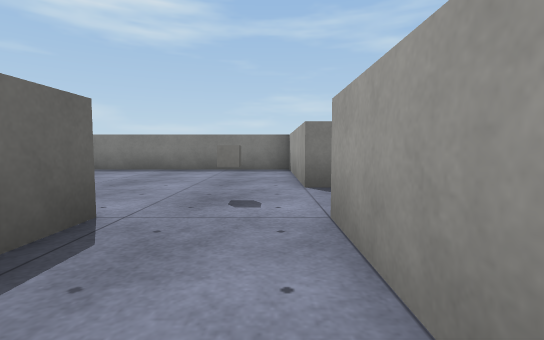
[1] (above)

16 first-person views from a walk through a Unity game level. The camera is 0.58 m above the floor, tilts 4° down and sees 85° across. The floor is counted in squares, 1 m on a side. Each view is taken from the middle of a square. On the plan, view 1 faces up. The plan holds only what a view shows up to about 9 squares ahead; the rest is blank. The place goes on beyond the plan. Surface patterns are stand-ins for the level's own textures.

[2]
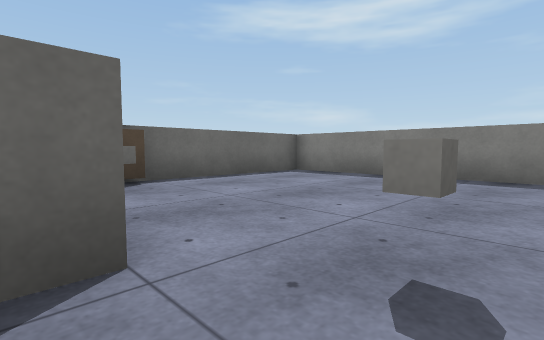

[3]
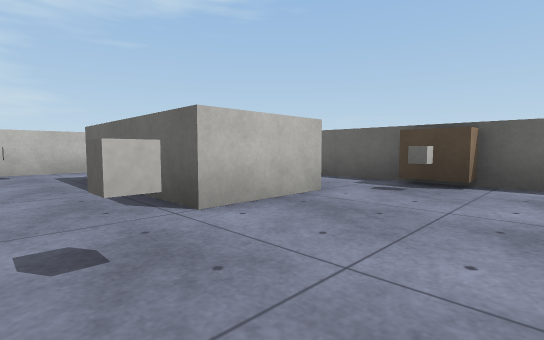

[4]
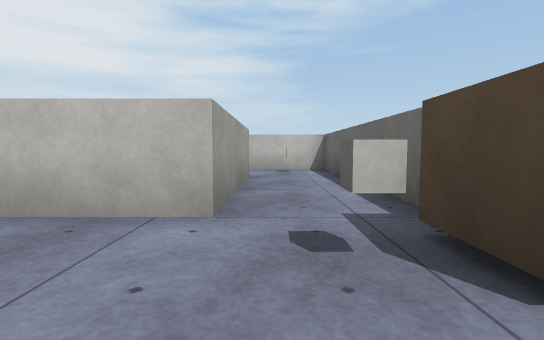

[5]
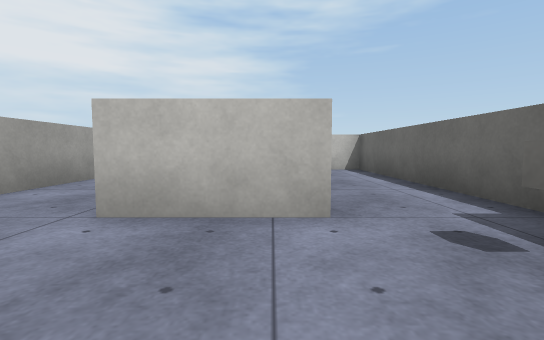

[6]
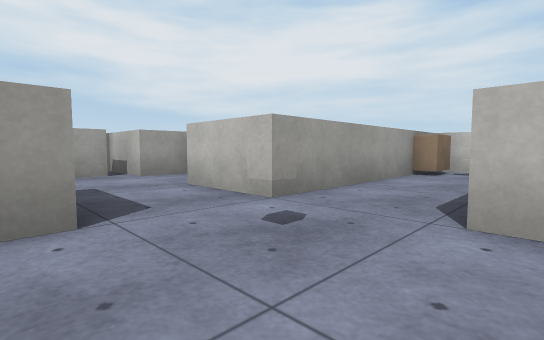

[7]
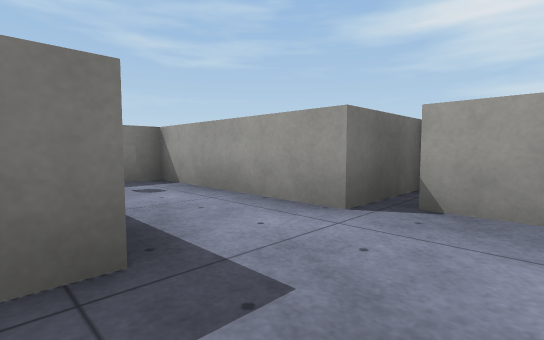

[8]
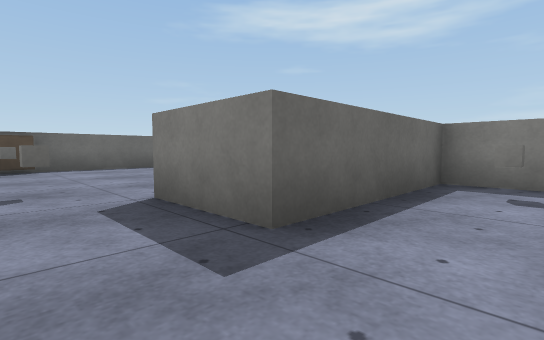

[9]
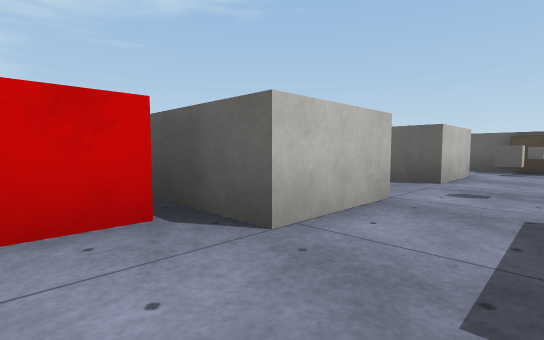

[10]
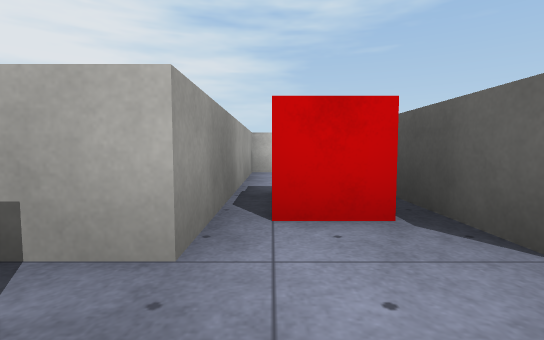

[11]
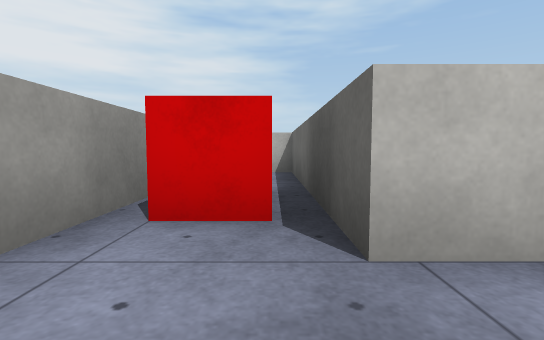

[12]
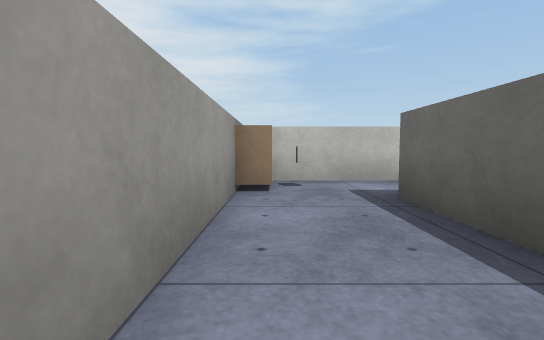

[13]
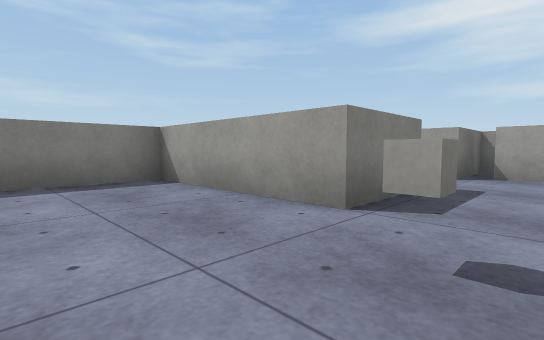

[14]
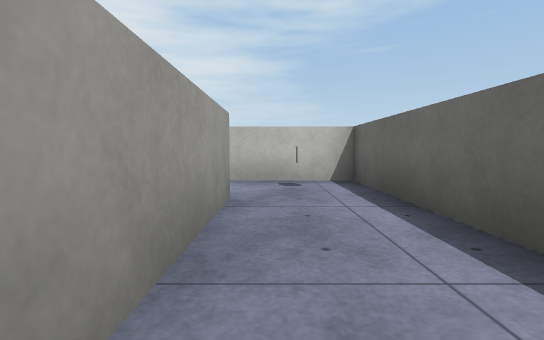

[15]
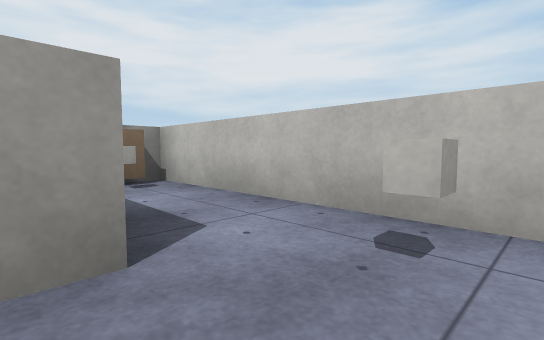

[16]
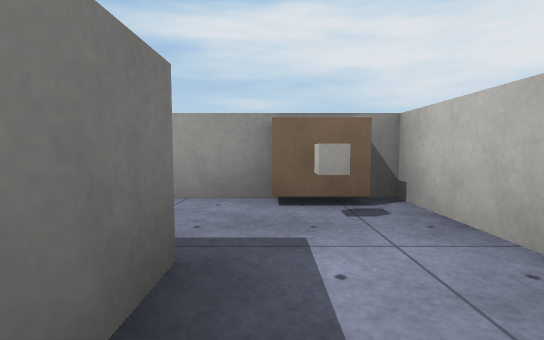

### Floor plan
Points are (right, up) in squares from view 1. A wall is a line through its corners. A room is listed if a view was taken in it or the views show most of it. See-through windows are left out.
Room 1 (views 1, 2, 3, 4, 5, 6, 12, 13, 14, 15, 16)
walls: (0.5, 4.5) (0.5, 8.5) (-5.5, 8.5) (-5.5, -3.5) (0.5, -3.5) (0.5, 2.5); (-3.5, -1.6) (-3.5, 2.5) (-1.5, 2.5) (-1.5, -1.5) (-2.5, -1.5)
ways out: opening at (1.5, 3.5) to room 2
objects: block (-5, 3); cube (-4, -3); cube (-4, 3); cube (-1, -3); block (0, -3); cube (0, 3)
Room 2 (views 7, 8, 9, 10, 11)
walls: (0.5, 2.5) (2.5, 2.5) (2.5, 0.5); (6.6, 4.5) (4.5, 4.5) (4.5, 8.5) (2.5, 8.5) (2.5, 4.5) (0.5, 4.5); (4.5, 0.5) (4.5, 2.5) (6.5, 2.5)
ways out: opening at (1.5, 3.5) to room 1; opening at (3, 0) to room 3
objects: red cube (3, 1) to (4, 1); cube (4, 7); cube (5, 3) to (6, 4)
Room 3 (no view inside)
walls: (2.5, 0.5) (2.5, -3.5) (4.5, -3.5) (4.5, 0.5)
ways out: opening at (3, 0) to room 2

Where each view was taken, in squares from view 1:
view 1: 0 up, 0 right, facing up
view 2: 2 up, 0 right, facing up-left
view 3: 5 up, 0 right, facing down-left
view 4: 5 up, 4 left, facing down
view 5: 5 up, 3 left, facing down
view 6: 5 up, 2 left, facing down-right
view 7: 3 up, 2 right, facing up-right
view 8: 3 up, 4 right, facing up-left
view 9: 4 up, 4 right, facing down-left
view 10: 4 up, 4 right, facing down
view 11: 4 up, 3 right, facing down
view 12: 2 up, 0 right, facing down
view 13: 3 up, 2 left, facing up-right
view 14: 2 up, 4 left, facing down
view 15: 1 down, 5 left, facing down-right
view 16: 2 down, 3 left, facing right
